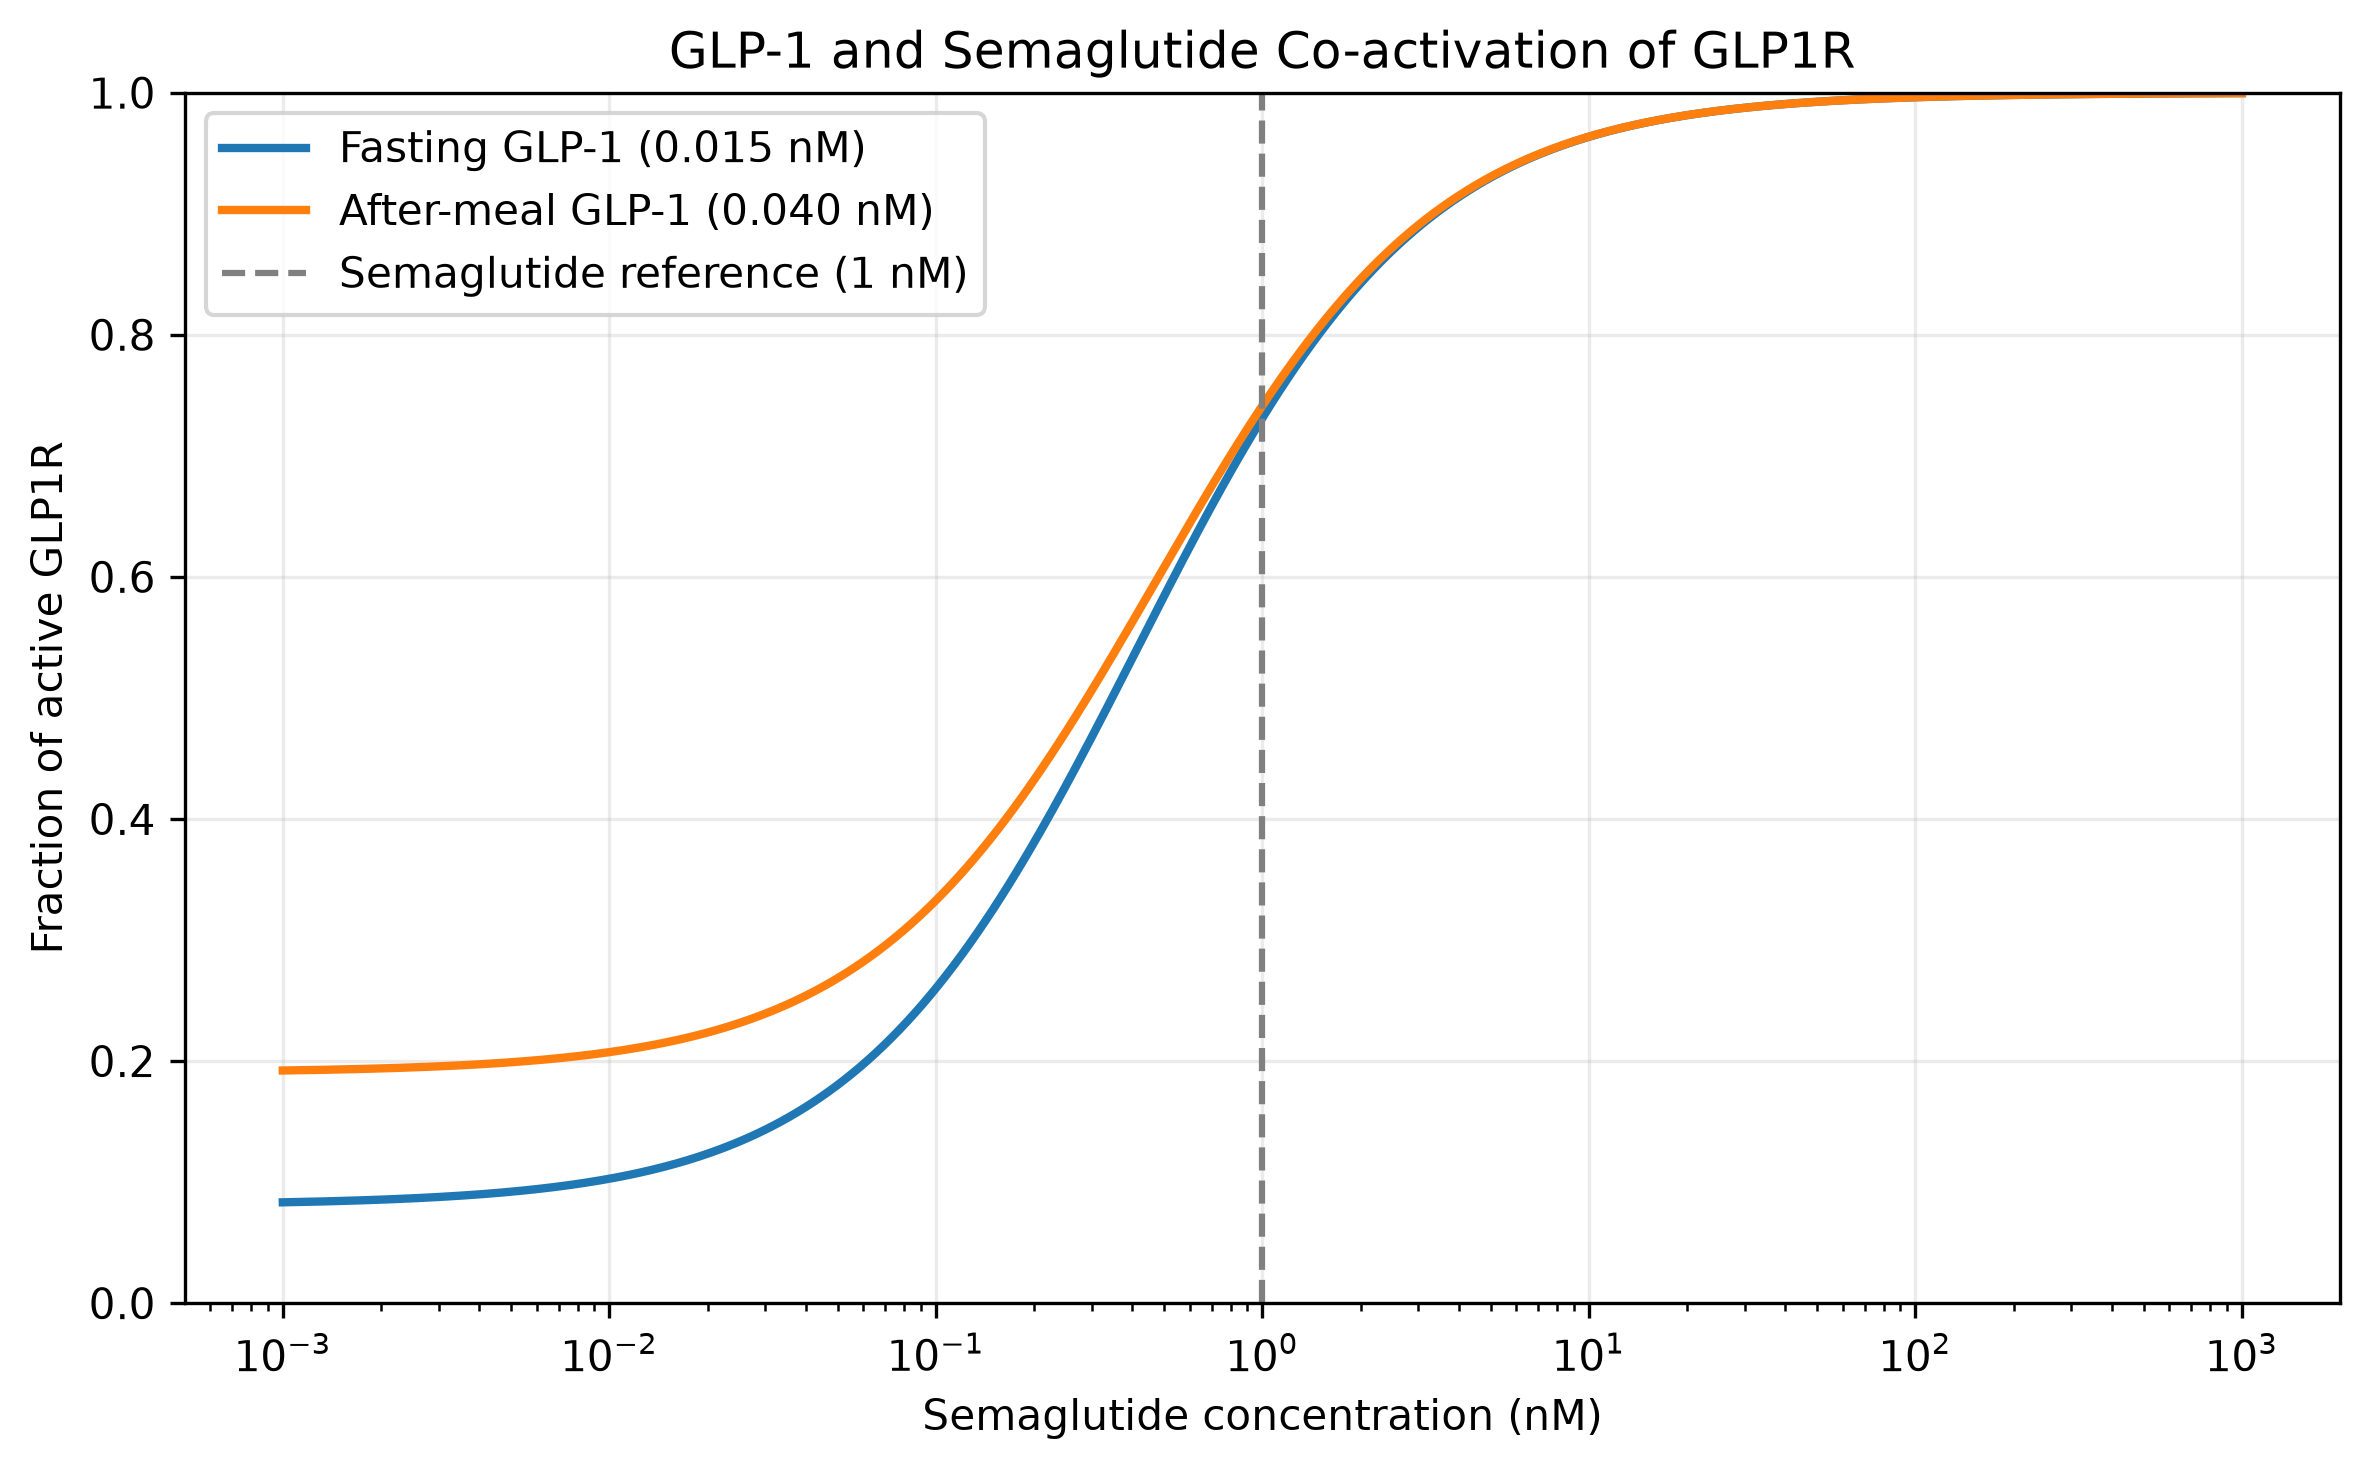

Write the Python code that produced this figure.

import numpy as np
import matplotlib.pyplot as plt

# Calculate fraction of activated GLP1 receptors
def Fact(G, S, Kd1, Kd2):
    return (Kd2 * G + Kd1 * S) / (
        Kd1 * Kd2 + Kd2 * G + Kd1 * S
    )

# Dissociation constants (nM)
Kd1 = 0.17  # GLP-1
Kd2 = 0.38  # Semaglutide

# GLP-1 concentrations (nM)
G_fasting = 0.0150
G_fed = 0.040

# Semaglutide concentration range (nM)
S = np.logspace(-3, 3, 500)

# Calculate receptor activation
response_fasting = Fact(G_fasting, S, Kd1, Kd2)
response_fed = Fact(G_fed, S, Kd1, Kd2)

# Create concentration-response plot
fig, ax = plt.subplots(figsize=(8, 5))

ax.semilogx(
    S, response_fasting,
    linewidth=2,
    label="Fasting GLP-1 (0.015 nM)"
)

ax.semilogx(
    S, response_fed,
    linewidth=2,
    label="After-meal GLP-1 (0.040 nM)"
)

ax.axvline(
    1.0,
    color="gray",
    linestyle="--",
    label="Semaglutide reference (1 nM)"
)

ax.set_xlabel("Semaglutide concentration (nM)")
ax.set_ylabel("Fraction of active GLP1R")
ax.set_title("GLP-1 and Semaglutide Co-activation of GLP1R")

ax.set_ylim(0, 1)
ax.legend()
ax.grid(alpha=0.25)

fig.tight_layout()

# Save graph in the same folder as this Python file
import os
folder = os.path.dirname(os.path.abspath(__file__))
save_path = os.path.join(folder, "GLP1_GLP1R.png")

fig.savefig(save_path, dpi=300, bbox_inches="tight")

# Display graph
plt.show(block=True)
